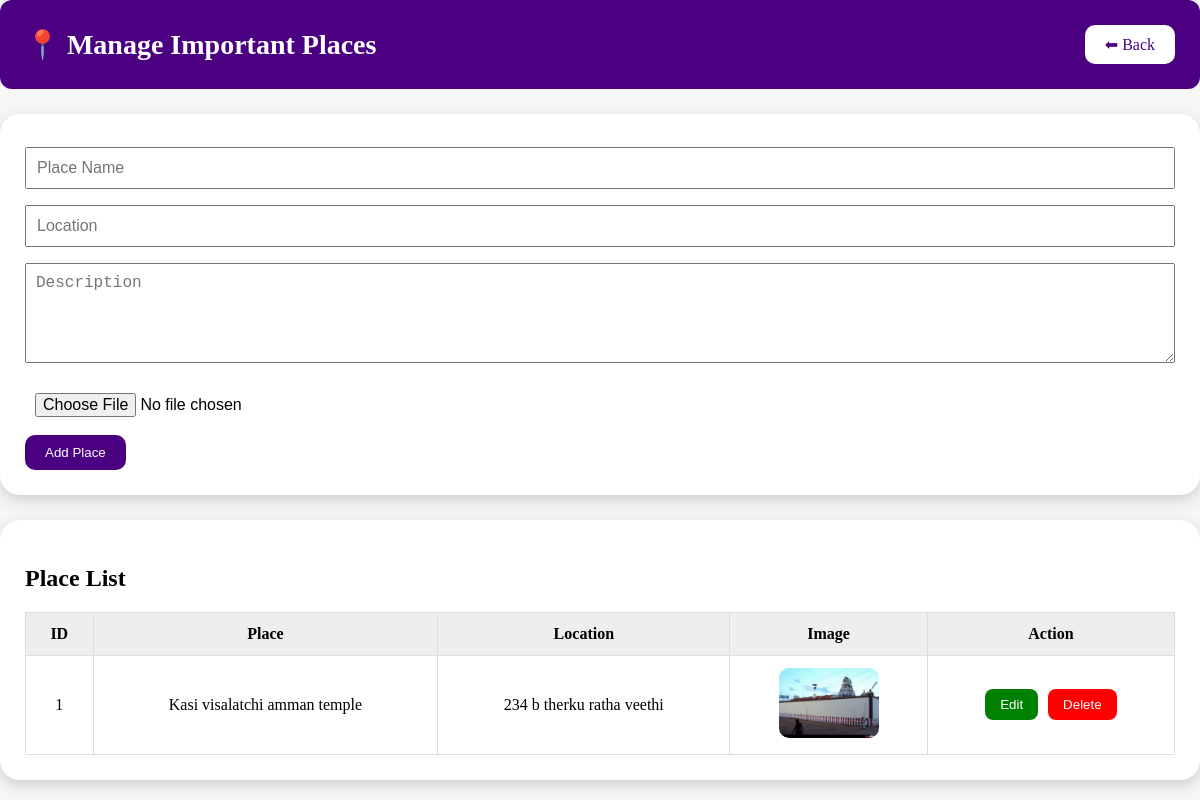
Page /admin/village_hub/manage_important_places.php on the committed database.
### tables this page shows
CREATE TABLE `important_places` (
  `id` int(11) NOT NULL,
  `place_name` varchar(150) NOT NULL,
  `location` varchar(255) DEFAULT NULL,
  `description` text DEFAULT NULL,
  `image` varchar(255) DEFAULT NULL
);

### admin/village_hub/manage_important_places.php (the view, shortened to what this page needs)
<?php
include("../../db.php");
$result=$conn->query(
"SELECT * FROM important_places ORDER BY id DESC"
);
?>
<!DOCTYPE html>
<html>
<head>
</head>
<body>
<div class="header">
<h1>📍 Manage Important Places</h1>
<a class="back-btn" href="village_dashboard.php">
⬅ Back
</a>
</div>
<div class="box">
<form method="post" enctype="multipart/form-data">
<input
name="name"
placeholder="Place Name"
required>
<input
name="location"
placeholder="Location">
<textarea
name="description"
placeholder="Description"></textarea>
<input type="file" name="image">
<button name="save">
Add Place
</button>
</form>
</div>
<div class="box">
<h2>Place List</h2>
<table>
<tr>
<th>ID</th>
<th>Place</th>
<th>Location</th>
<th>Image</th>
<th>Action</th>
</tr>
<?php
while($row=$result->fetch_assoc())
{
?>
<tr>
<td>
<?php echo $row['id']; ?>
</td>
<td>
<?php echo $row['place_name']; ?>
</td>
<td>
<?php echo $row['location']; ?>
</td>
<td>
<?php
if($row['image']!="")
{
?>
<img src="../../assets/images/<?php echo $row['image']; ?>">
<?php
}
?>
</td>
<td>
<div class="action">
<form method="get" action="edit_important_places.php">
<button class="edit-btn">
Edit
</button>
</form>
<form method="get">
<button class="delete-btn"
onclick="return confirm('Delete place?')">
Delete
</button>
</form>
</div>
</td>
</tr>
<?php
}
?>
</table>
</div>
</body>
</html>

### admin/village_hub/manage_important_places.php (style rules this page uses)
body { font-family:'Playfair Display',serif; background:#f7f7f7; margin:0; padding:0; }
.header { background:indigo; color:white; padding:25px; border-radius:12px; display:flex; justify-content:space-between; align-items:center; gap:15px; flex-wrap:wrap; }
.header h1 { margin:0; font-size:28px; }
.box { background:white; padding:25px; margin-top:25px; border-radius:20px; box-shadow:0 5px 15px #ccc; overflow-x:auto; box-sizing:border-box; }
input,textarea { width:100%; padding:10px; margin:8px 0; box-sizing:border-box; font-size:16px; }
textarea { min-height:100px; }
input[type="file"] { max-width:100%; }
button { background:indigo; color:white; padding:10px 20px; border:0; border-radius:10px; cursor:pointer; }
table { width:100%; border-collapse:collapse; background:white; margin-top:20px; text-align:center; min-width:700px; }
th { background:#eee; }
th,td { padding:12px; border:1px solid #ddd; }
img { width:100px; height:70px; object-fit:cover; border-radius:10px; max-width:100%; }
.action { display:flex; justify-content:center; align-items:center; gap:10px; flex-wrap:wrap; }
.action form { margin:0; }
.edit-btn { background:green; color:white; padding:8px 15px; border:0; border-radius:8px; }
.delete-btn { background:red; color:white; padding:8px 15px; border:0; border-radius:8px; }
.back-btn { background:white; color:indigo; padding:10px 20px; border-radius:10px; text-decoration:none; }

### rows in the picture
important_places: id "1", place_name "Kasi visalatchi amman temple", location "234 b therku ratha veethi", image (picture)
